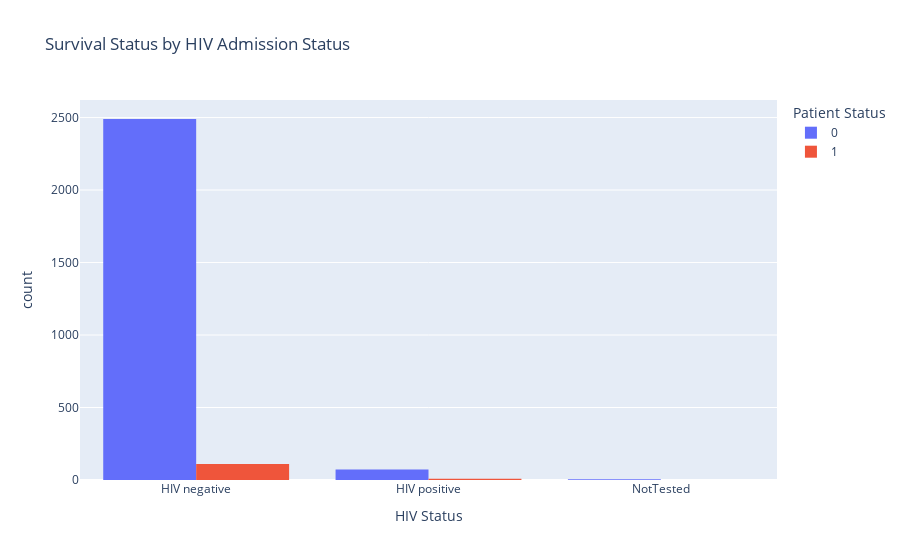

Notebook cell for this chart:
### Code cell
import plotly.express as px

fig = px.histogram(sepsis_df, x='hivstatus_adm', color='inhospital_mortality', barmode='group',
                   title='Survival Status by HIV Admission Status',
                   labels={'hivstatus_adm': 'HIV Status', 'inhospital_mortality': 'Outcome'})
fig.update_layout(legend_title_text='Patient Status')
fig.show()

### Figure 1 — Plotly figure (JSON) as saved in the notebook; plotly's stock layout.template omitted (floating-point values rounded to 4 significant figures; data arrays with more than 128 entries replaced by an {"elided": "..."} marker saying what was removed)
{"data": [{"alignmentgroup": "True", "bingroup": "x", "hovertemplate": "Outcome=0<br>HIV Status=%{x}<br>count=%{y}<extra></extra>", "legendgroup": "0", "marker": {"color": "#636efa", "pattern": {"shape": ""}}, "name": "0", "offsetgroup": "0", "orientation": "v", "showlegend": true, "type": "histogram", "x": {"elided": "2567 str values"}, "xaxis": "x", "yaxis": "y"}, {"alignmentgroup": "True", "bingroup": "x", "hovertemplate": "Outcome=1<br>HIV Status=%{x}<br>count=%{y}<extra></extra>", "legendgroup": "1", "marker": {"color": "#EF553B", "pattern": {"shape": ""}}, "name": "1", "offsetgroup": "1", "orientation": "v", "showlegend": true, "type": "histogram", "x": ["HIV negative", "HIV negative", "HIV positive", "HIV negative", "HIV negative", "HIV negative", "HIV negative", "HIV negative", "HIV negative", "HIV negative", "HIV negative", "HIV negative", "HIV negative", "HIV negative", "HIV negative", "HIV negative", "HIV negative", "HIV negative", "HIV negative", "HIV negative", "HIV negative", "HIV negative", "HIV negative", "HIV negative", "HIV negative", "HIV negative", "HIV negative", "HIV negative", "HIV negative", "HIV positive", "HIV negative", "HIV negative", "HIV negative", "HIV negative", "HIV negative", "HIV negative", "HIV negative", "HIV negative", "HIV negative", "HIV negative", "HIV negative", "HIV negative", "HIV negative", "HIV negative", "HIV negative", "HIV negative", "HIV negative", "HIV negative", "HIV negative", "HIV negative", "HIV negative", "HIV negative", "HIV negative", "HIV negative", "HIV negative", "HIV negative", "HIV negative", "HIV positive", "HIV negative", "HIV negative", "HIV positive", "HIV negative", "HIV negative", "HIV positive", "HIV negative", "HIV negative", "HIV negative", "HIV negative", "HIV negative", "HIV negative", "HIV negative", "HIV negative", "HIV negative", "HIV negative", "HIV negative", "HIV negative", "HIV negative", "HIV negative", "HIV negative", "HIV negative", "HIV negative", "HIV negative", "HIV negative", "HIV negative", "HIV negative", "HIV negative", "HIV negative", "HIV negative", "HIV negative", "HIV negative", "HIV negative", "HIV negative", "HIV negative", "HIV negative", "HIV positive", "HIV negative", "HIV negative", "HIV negative", "HIV negative", "HIV positive", "HIV positive", "HIV negative", "HIV negative", "HIV negative", "HIV negative", "HIV negative", "HIV negative", "HIV negative", "HIV negative", "HIV negative", "HIV negative", "HIV negative", "HIV negative", "HIV negative", "HIV negative", "HIV negative", "HIV negative", "HIV negative", "HIV negative"], "xaxis": "x", "yaxis": "y"}], "layout": {"autosize": true, "barmode": "group", "legend": {"title": {"text": "Patient Status"}, "tracegroupgap": 0}, "title": {"text": "Survival Status by HIV Admission Status"}, "xaxis": {"anchor": "y", "autorange": true, "domain": [0, 1], "range": [-0.5, 2.5], "title": {"text": "HIV Status"}, "type": "category"}, "yaxis": {"anchor": "x", "autorange": true, "domain": [0, 1], "range": [0, 2621.0], "title": {"text": "count"}}}}
